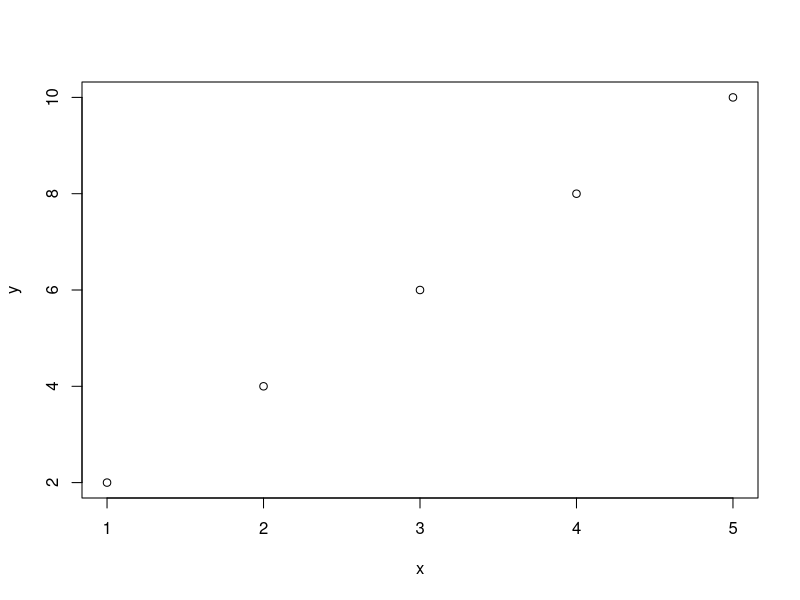

The R source for this figure:
## ---- chunk 1
# Rode se não tiver instalado
# install.packages("utf8")
## ---- chunk 2
library(utf8)
Sys.setlocale("LC_CTYPE", "en_US.UTF-8")
## ---- chunk 3
1 + 1 
## ---- chunk 4
# Imprime a mensagem "Olá, mundo!"
print("Ola, mundo!")
## ---- chunk 5
# Cria um vetor com os números de 1 a 5
vetor <- c(1, 2, 3, 4, 5)

# Calcula a média do vetor
media <- mean(vetor)

# Imprime a média na tela
print(media)
## ---- chunk 6
# Cria um vetor com os valores de x
x <- c(1, 2, 3, 4, 5)

# Cria um vetor com os valores de y
y <- c(2, 4, 6, 8, 10)

# Faz um gráfico de dispersão com os valores de x e y
plot(x, y)
